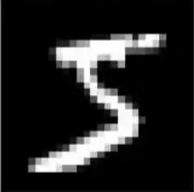
#> input picture conv_test/IMG_0146.JPG, 194 x 192 px
$ python conv_test_by_opencv.py
#> lines starting #> are read from the running program, lines starting #| are printed output that depends on the picture
import cv2

# 载入图片
image = cv2.imread('IMG_0146.JPG')
#> image is the input picture: shape (192, 194, 3); min 0, max 255, mean 36.5

# 放大图片
image_resized = cv2.resize(image, None, fx=2, fy=2, interpolation=cv2.INTER_CUBIC)
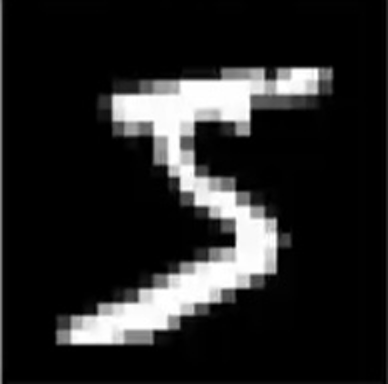
#> image_resized: shape (384, 388, 3); min 0, max 255, mean 36.5

# 显示图片
cv2.imshow('Resized Image', image_resized)
cv2.waitKey(0)
cv2.destroyAllWindows()
